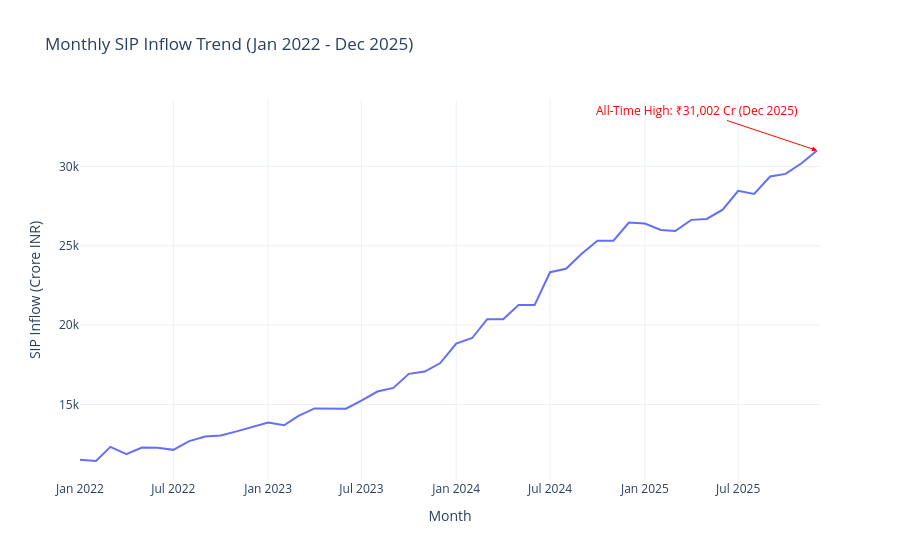

Source (notebook cell):
### Markdown cell above
## 📈 Finding 2: Retail Inflow Revolution (SIP Inflows)
**Insight**: Monthly Systemic Investment Plan (SIP) inflows grew consistently month-over-month, starting from around ₹11,517 crore in January 2022 and reaching an all-time high of ₹31,002 crore in December 2025, demonstrating massive financialization of household savings.

### Code cell
fig3 = px.line(df_sip, x='month', y='sip_inflow_crore', 
              title='Monthly SIP Inflow Trend (Jan 2022 - Dec 2025)',
              labels={'sip_inflow_crore': 'SIP Inflow (Crore INR)', 'month': 'Month'})

fig3.add_annotation(x='2025-12-01', y=31002, 
                   text='All-Time High: ₹31,002 Cr (Dec 2025)',
                   showarrow=True, arrowhead=2, ax=-120, ay=-40,
                   font=dict(color='red', size=12),
                   arrowcolor='red')

fig3.update_layout(template='plotly_white')
fig3.write_image('reports/figures/03_sip_inflows.png', width=1000, height=500)
fig3.show()

### Figure 1 — Plotly figure (JSON) as saved in the notebook; plotly's stock layout.template omitted (floating-point values rounded to 4 significant figures)
{"data": [{"hovertemplate": "Month=%{x}<br>SIP Inflow (Crore INR)=%{y}<extra></extra>", "legendgroup": "", "line": {"color": "#636efa", "dash": "solid"}, "marker": {"symbol": "circle"}, "mode": "lines", "name": "", "orientation": "v", "showlegend": false, "type": "scatter", "x": ["2022-01-01", "2022-02-01", "2022-03-01", "2022-04-01", "2022-05-01", "2022-06-01", "2022-07-01", "2022-08-01", "2022-09-01", "2022-10-01", "2022-11-01", "2022-12-01", "2023-01-01", "2023-02-01", "2023-03-01", "2023-04-01", "2023-05-01", "2023-06-01", "2023-07-01", "2023-08-01", "2023-09-01", "2023-10-01", "2023-11-01", "2023-12-01", "2024-01-01", "2024-02-01", "2024-03-01", "2024-04-01", "2024-05-01", "2024-06-01", "2024-07-01", "2024-08-01", "2024-09-01", "2024-10-01", "2024-11-01", "2024-12-01", "2025-01-01", "2025-02-01", "2025-03-01", "2025-04-01", "2025-05-01", "2025-06-01", "2025-07-01", "2025-08-01", "2025-09-01", "2025-10-01", "2025-11-01", "2025-12-01"], "xaxis": "x", "y": [11517, 11438, 12328, 11863, 12286, 12276, 12140, 12694, 12976, 13040, 13306, 13573, 13856, 13687, 14276, 14749, 14749, 14734, 15245, 15814, 16042, 16928, 17073, 17610, 18838, 19187, 20371, 20371, 21262, 21262, 23332, 23547, 24509, 25323, 25320, 26459, 26400, 25999, 25926, 26632, 26688, 27274, 28464, 28265, 29361, 29529, 30200, 31002], "yaxis": "y"}], "layout": {"annotations": [{"arrowcolor": "red", "arrowhead": 2, "ax": -120, "ay": -40, "font": {"color": "red", "size": 12}, "showarrow": true, "text": "All-Time High: ₹31,002 Cr (Dec 2025)", "x": "2025-12-01", "y": 31002}], "legend": {"tracegroupgap": 0}, "title": {"text": "Monthly SIP Inflow Trend (Jan 2022 - Dec 2025)"}, "xaxis": {"anchor": "y", "domain": [0.0, 1.0], "title": {"text": "Month"}}, "yaxis": {"anchor": "x", "domain": [0.0, 1.0], "title": {"text": "SIP Inflow (Crore INR)"}}}}
